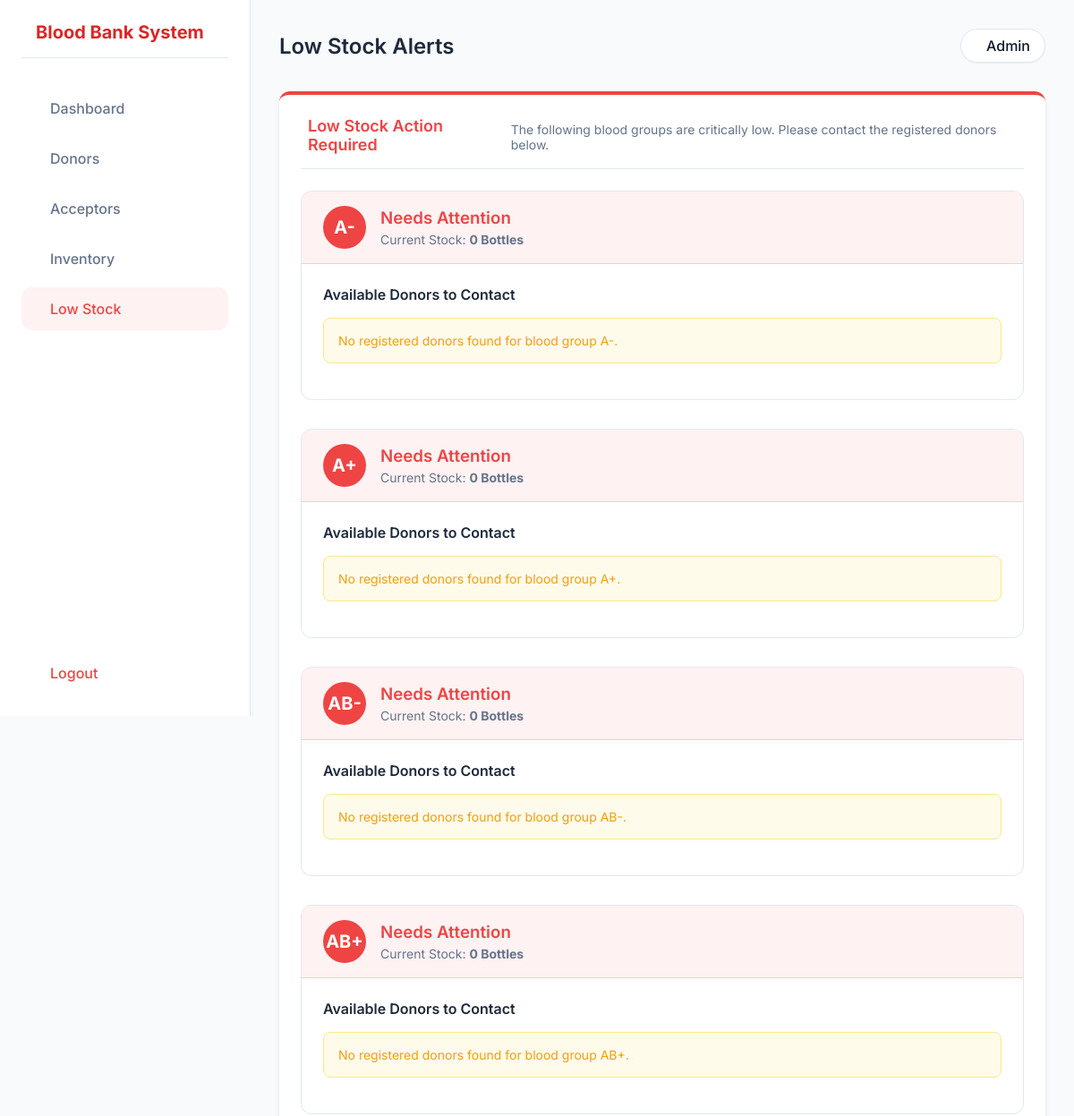
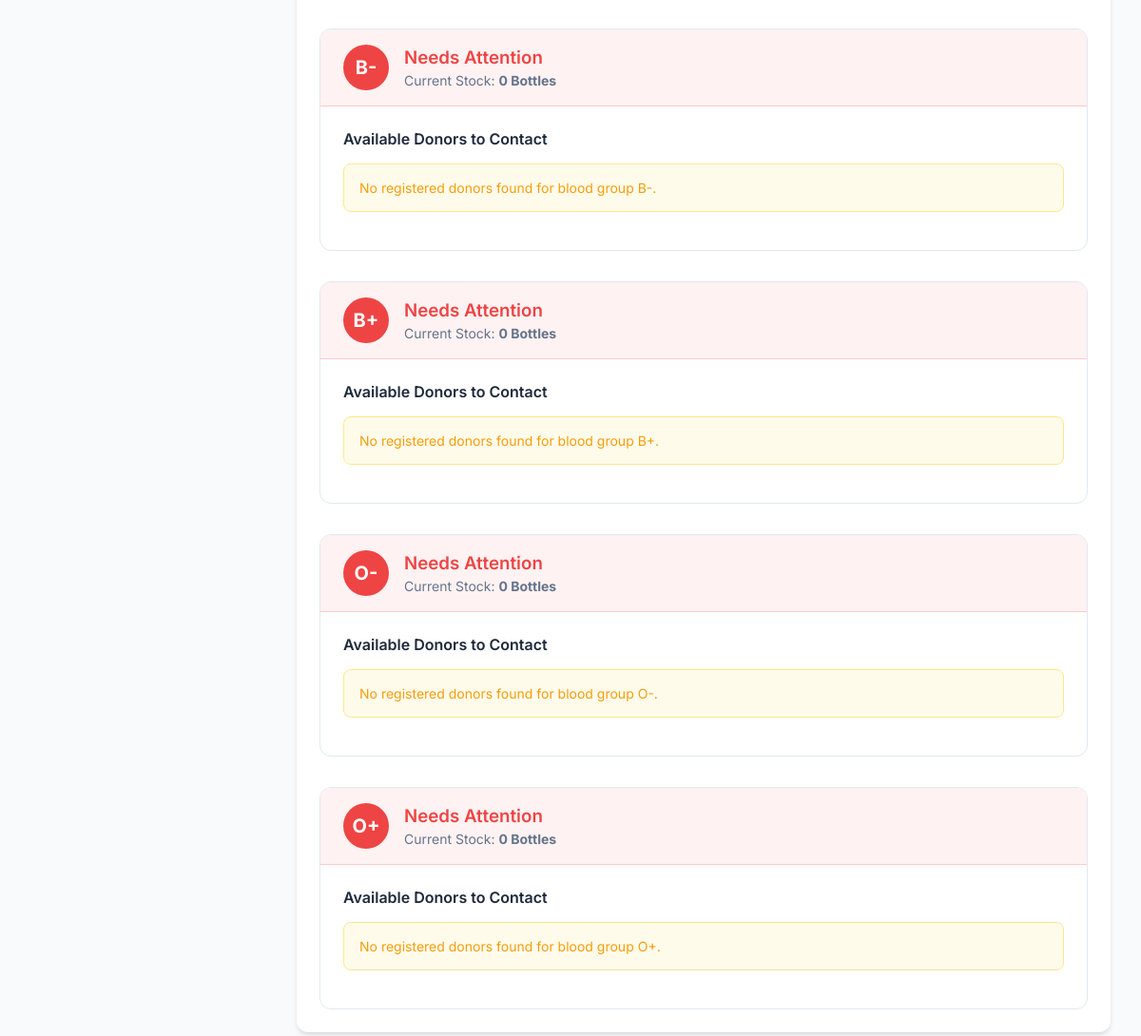
/low_stock.php (signed in), run on the app's committed database (2 pictures, top to bottom).
### tables this page shows
CREATE TABLE `inventory` (
  `blood_group` varchar(5) NOT NULL,
  `quantity` int(11) NOT NULL DEFAULT 0,
  `last_updated` timestamp NOT NULL DEFAULT current_timestamp() ON UPDATE current_timestamp(),
  PRIMARY KEY (`blood_group`)
);

### low_stock.php (the view)
<?php
require_once 'includes/db.php';
require_once 'includes/header.php';
$low_stock = $conn->query("SELECT * FROM inventory WHERE quantity < 5 ORDER BY quantity ASC");
?>
<div class="card" style="border-top: 4px solid var(--danger);">
    <div class="card-header">
        <h2 style="font-size: 1.125rem; color: var(--danger); display: flex; align-items: center; gap: 0.5rem;">
            <i class="ph-fill ph-warning-circle"></i> Low Stock Action Required
        </h2>
        <p style="color: var(--text-muted); font-size: 0.875rem; margin-top: 0.25rem;">
            The following blood groups are critically low. Please contact the registered donors below.
        </p>
    </div>
    <?php if($low_stock->num_rows == 0): ?>
        <div style="text-align: center; padding: 3rem; color: var(--success);">
            <i class="ph-fill ph-check-circle" style="font-size: 4rem; margin-bottom: 1rem;"></i>
            <h3>All Good!</h3>
            <p>No blood groups are currently low on stock.</p>
        </div>
    <?php else: ?>
        <div style="display: flex; flex-direction: column; gap: 2rem;">
            <?php while($row = $low_stock->fetch_assoc()):
                $bg = $row['blood_group'];
                $qty = $row['quantity'];
                $stmt = $conn->prepare("SELECT name, phone, location FROM donors WHERE blood_group = ?");
                $stmt->bind_param("s", $bg);
                $stmt->execute();
                $donors = $stmt->get_result();
            ?>
                <div style="border: 1px solid var(--border); border-radius: 12px; overflow: hidden;">
                    <div style="background: #fef2f2; padding: 1rem 1.5rem; display: flex; justify-content: space-between; align-items: center; border-bottom: 1px solid #fecaca;">
                        <div style="display: flex; align-items: center; gap: 1rem;">
                            <div style="width: 48px; height: 48px; border-radius: 50%; background: var(--danger); color: white; display: flex; align-items: center; justify-content: center; font-weight: 700; font-size: 1.25rem;">
                                <?= $bg ?>
                            </div>
                            <div>
                                <h3 style="color: var(--danger); margin-bottom: 0.25rem;">Needs Attention</h3>
                                <p style="font-size: 0.875rem; color: var(--text-muted);">Current Stock: <strong><?= $qty ?> Bottles</strong></p>
                            </div>
                        </div>
                    </div>
                    <div style="padding: 1.5rem;">
                        <h4 style="margin-bottom: 1rem; font-size: 1rem;">Available Donors to Contact</h4>
                        <?php if($donors->num_rows > 0): ?>
                            <div class="table-responsive">
                                <table class="table">
                                    <thead>
                                        <tr>
                                            <th>Donor Name</th>
                                            <th>Phone Number</th>
                                            <th>Location</th>
                                            <th>Action</th>
                                        </tr>
                                    </thead>
                                    <tbody>
                                        <?php while($donor = $donors->fetch_assoc()): ?>
                                        <tr>
                                            <td style="font-weight: 500;"><?= htmlspecialchars($donor['name']) ?></td>
                                            <td><?= htmlspecialchars($donor['phone']) ?></td>
                                            <td><?= htmlspecialchars($donor['location']) ?></td>
                                            <td>
                                                <a href="tel:<?= htmlspecialchars($donor['phone']) ?>" class="btn btn-secondary" style="padding: 0.5rem 1rem; font-size: 0.75rem;">
                                                    <i class="ph-fill ph-phone-call"></i> Call
                                                </a>
                                            </td>
                                        </tr>
                                        <?php endwhile; ?>
                                    </tbody>
                                </table>
                            </div>
                        <?php else: ?>
                            <div class="alert alert-warning" style="background: #fffbeb; color: var(--warning); border: 1px solid #fde68a;">
                                <i class="ph-fill ph-warning"></i> No registered donors found for blood group <?= $bg ?>.
                            </div>
                        <?php endif; ?>
                    </div>
                </div>
            <?php endwhile; ?>
        </div>
    <?php endif; ?>
</div>
<?php require_once 'includes/footer.php'; ?>

### assets/css/style.css (style rules this page uses)
:root { --primary: #ef4444; --primary-light: #f87171; --primary-dark: #dc2626; --secondary: #1e293b; --background: #f8fafc; --surface: #ffffff; --text-main: #0f172a; --text-muted: #64748b; --border: #e2e8f0; --success: #10b981; --warning: #f59e0b; --danger: #ef4444; --radius: 12px; --shadow-sm: 0 1px 2px 0 rgb(0 0 0 / 0.05); --shadow: 0 4px 6px -1px rgb(0 0 0 / 0.1), 0 2px 4px -2px rgb(0 0 0 / 0.1); --shadow-lg: 0 10px 15px -3px rgb(0 0 0 / 0.1), 0 4px 6px -4px rgb(0 0 0 / 0.1); --transition: all 0.3s cubic-bezier(0.4, 0, 0.2, 1); }
* { margin: 0; padding: 0; box-sizing: border-box; font-family: 'Inter', sans-serif; }
body { background-color: var(--background); color: var(--text-main); display: flex; min-height: 100vh; overflow-x: hidden; }
h1, h2, h3, h4, h5, h6 { color: var(--secondary); font-weight: 600; }
.card { background: var(--surface); border-radius: var(--radius); box-shadow: var(--shadow); padding: 1.5rem; margin-bottom: 2rem; }
.card-header { display: flex; justify-content: space-between; align-items: center; margin-bottom: 1.5rem; border-bottom: 1px solid var(--border); padding-bottom: 1rem; }
.alert { padding: 1rem; border-radius: 8px; margin-bottom: 1rem; font-size: 0.875rem; }

### data on the page
inventory: blood_group "A-", quantity "0"
inventory: blood_group "A+", quantity "0"
inventory: blood_group "AB-", quantity "0"
inventory: blood_group "AB+", quantity "0"
inventory: blood_group "B-", quantity "0"
inventory: blood_group "B+", quantity "0"
inventory: blood_group "O-", quantity "0"
inventory: blood_group "O+", quantity "0"
